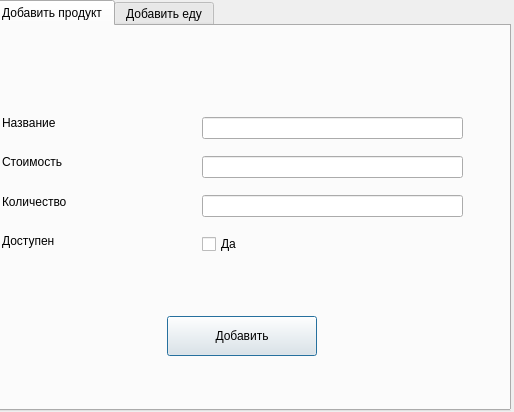
<?xml version="1.0" encoding="UTF-8"?>
<ui version="4.0">
 <class>Add_Dialog</class>
 <widget class="QDialog" name="Add_Dialog">
  <property name="geometry">
   <rect>
    <x>0</x>
    <y>0</y>
    <width>514</width>
    <height>412</height>
   </rect>
  </property>
  <property name="windowTitle">
   <string>Добавление продуктов</string>
  </property>
  <widget class="QTabWidget" name="tabWidget">
   <property name="geometry">
    <rect>
     <x>-10</x>
     <y>0</y>
     <width>521</width>
     <height>411</height>
    </rect>
   </property>
   <property name="currentIndex">
    <number>0</number>
   </property>
   <widget class="QWidget" name="Add_product">
    <attribute name="title">
     <string>Добавить продукт</string>
    </attribute>
    <widget class="QWidget" name="gridLayoutWidget">
     <property name="geometry">
      <rect>
       <x>10</x>
       <y>80</y>
       <width>171</width>
       <height>151</height>
      </rect>
     </property>
     <layout class="QGridLayout" name="gridLayout">
      <item row="1" column="0">
       <widget class="QLabel" name="label_3">
        <property name="text">
         <string>Стоимость</string>
        </property>
       </widget>
      </item>
      <item row="3" column="0">
       <widget class="QLabel" name="label_2">
        <property name="text">
         <string>Доступен</string>
        </property>
       </widget>
      </item>
      <item row="0" column="0">
       <widget class="QLabel" name="label">
        <property name="text">
         <string>Название</string>
        </property>
       </widget>
      </item>
      <item row="2" column="0">
       <widget class="QLabel" name="label_4">
        <property name="text">
         <string>Количество</string>
        </property>
       </widget>
      </item>
     </layout>
    </widget>
    <widget class="QWidget" name="gridLayoutWidget_2">
     <property name="geometry">
      <rect>
       <x>210</x>
       <y>80</y>
       <width>261</width>
       <height>161</height>
      </rect>
     </property>
     <layout class="QGridLayout" name="gridLayout_2">
      <item row="1" column="0">
       <widget class="QLineEdit" name="get_price">
        <property name="text">
         <string/>
        </property>
       </widget>
      </item>
      <item row="2" column="0">
       <widget class="QLineEdit" name="get_amount"/>
      </item>
      <item row="0" column="0">
       <widget class="QLineEdit" name="get_name"/>
      </item>
      <item row="3" column="0">
       <widget class="QCheckBox" name="get_status">
        <property name="text">
         <string>Да</string>
        </property>
       </widget>
      </item>
     </layout>
    </widget>
    <widget class="QPushButton" name="add_prod_Button">
     <property name="geometry">
      <rect>
       <x>175</x>
       <y>290</y>
       <width>150</width>
       <height>40</height>
      </rect>
     </property>
     <property name="text">
      <string>Добавить</string>
     </property>
    </widget>
    <widget class="QLabel" name="get_message">
     <property name="geometry">
      <rect>
       <x>175</x>
       <y>260</y>
       <width>150</width>
       <height>20</height>
      </rect>
     </property>
     <property name="text">
      <string/>
     </property>
    </widget>
   </widget>
   <widget class="QWidget" name="Add_food">
    <attribute name="title">
     <string>Добавить еду</string>
    </attribute>
    <widget class="QWidget" name="gridLayoutWidget_3">
     <property name="geometry">
      <rect>
       <x>40</x>
       <y>50</y>
       <width>171</width>
       <height>191</height>
      </rect>
     </property>
     <layout class="QGridLayout" name="gridLayout_3">
      <item row="3" column="0">
       <widget class="QLabel" name="label_9">
        <property name="text">
         <string>Доступен</string>
        </property>
       </widget>
      </item>
      <item row="5" column="0">
       <widget class="QLabel" name="label_5">
        <property name="text">
         <string>Вегетарианский</string>
        </property>
       </widget>
      </item>
      <item row="4" column="0">
       <widget class="QLabel" name="label_8">
        <property name="text">
         <string>Калорийность</string>
        </property>
       </widget>
      </item>
      <item row="2" column="0">
       <widget class="QLabel" name="label_7">
        <property name="text">
         <string>Количество</string>
        </property>
       </widget>
      </item>
      <item row="0" column="0">
       <widget class="QLabel" name="label_6">
        <property name="text">
         <string>Название</string>
        </property>
       </widget>
      </item>
      <item row="1" column="0">
       <widget class="QLabel" name="label_10">
        <property name="text">
         <string>Стоимость</string>
        </property>
       </widget>
      </item>
     </layout>
    </widget>
    <widget class="QWidget" name="gridLayoutWidget_4">
     <property name="geometry">
      <rect>
       <x>230</x>
       <y>50</y>
       <width>241</width>
       <height>193</height>
      </rect>
     </property>
     <layout class="QGridLayout" name="gridLayout_4">
      <item row="2" column="0">
       <widget class="QLineEdit" name="amount_field"/>
      </item>
      <item row="3" column="0">
       <widget class="QCheckBox" name="status_field">
        <property name="text">
         <string>Да</string>
        </property>
       </widget>
      </item>
      <item row="0" column="0">
       <widget class="QLineEdit" name="name_field"/>
      </item>
      <item row="4" column="0">
       <widget class="QLineEdit" name="caloric_field"/>
      </item>
      <item row="1" column="0">
       <widget class="QLineEdit" name="price_field">
        <property name="inputMask">
         <string/>
        </property>
       </widget>
      </item>
      <item row="5" column="0">
       <widget class="QCheckBox" name="veget_field">
        <property name="text">
         <string>Да</string>
        </property>
       </widget>
      </item>
     </layout>
    </widget>
    <widget class="QPushButton" name="add_food_btn">
     <property name="geometry">
      <rect>
       <x>175</x>
       <y>290</y>
       <width>150</width>
       <height>40</height>
      </rect>
     </property>
     <property name="layoutDirection">
      <enum>Qt::LayoutDirection::LeftToRight</enum>
     </property>
     <property name="text">
      <string>Добавить</string>
     </property>
    </widget>
    <widget class="QLabel" name="message_field">
     <property name="geometry">
      <rect>
       <x>175</x>
       <y>260</y>
       <width>150</width>
       <height>20</height>
      </rect>
     </property>
     <property name="text">
      <string/>
     </property>
    </widget>
   </widget>
  </widget>
 </widget>
 <resources/>
 <connections/>
</ui>
